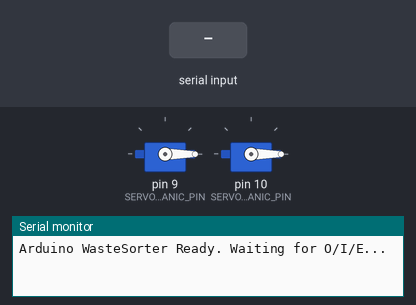
Simulated run of this sketch. Board: Arduino Uno, built with avr-gcc and run on an emulated ATmega328P. Parts: 2 × servo, the last lines printed to the serial monitor. Inputs (shaded band) come from the test bench.

Above: at 1.2 s.
1.3 s: "O\n" received over Serial
At 2.4 s:
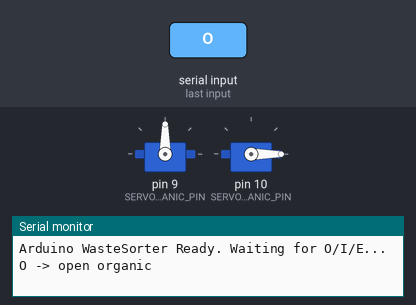
4.2 s: byte 73 ('I') received over Serial
At 4.6 s:
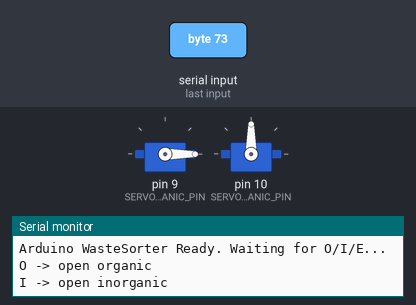
Timing chart, 0 to 7.2 s (numbered marks = the images above; inputs shaded):
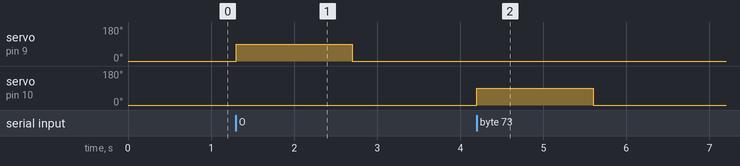

Measured:
- after the input at 1.3 s, servo on pin 9 (SERVO_ORGANIC_PIN): 0° → 90° at once, → 0° 1.4 s later
- after the input at 4.2 s, servo on pin 10 (SERVO_INORGANIC_PIN): 0° → 90° at once, → 0° 1.4 s later

The sketch:

WasteSorter_Arduino.ino
```cpp
/*
  WasteSorter Arduino (MG995 x2) - listens over Serial for:
    'O' -> Organic bin servo
    'I' -> Inorganic bin servo
    'E' -> Empty (do nothing / close both)

  Wiring (MG995):
    - Red  -> External 5V (capable current, 2A+ recommended for 2 servos)
    - Brown/Black -> GND (IMPORTANT: share ground with Arduino GND)
    - Orange -> Signal pin

  Default pins:
    SERVO_ORGANIC   -> D9
    SERVO_INORGANIC -> D10
*/

#include <Servo.h>

static const int SERVO_ORGANIC_PIN = 9;
static const int SERVO_INORGANIC_PIN = 10;

// angles (adjust for your mechanism)
static const int CLOSED_ANGLE = 0;
static const int OPEN_ANGLE   = 90;

// how long to keep bin open (ms)
static const unsigned long OPEN_MS = 1400;

Servo servoO;
Servo servoI;

void closeBoth() {
  servoO.write(CLOSED_ANGLE);
  servoI.write(CLOSED_ANGLE);
}

void openOrganic() {
  servoO.write(OPEN_ANGLE);
  delay(OPEN_MS);
  servoO.write(CLOSED_ANGLE);
}

void openInorganic() {
  servoI.write(OPEN_ANGLE);
  delay(OPEN_MS);
  servoI.write(CLOSED_ANGLE);
}

void setup() {
  Serial.begin(115200);

  servoO.attach(SERVO_ORGANIC_PIN);
  servoI.attach(SERVO_INORGANIC_PIN);

  closeBoth();
  Serial.println("Arduino WasteSorter Ready. Waiting for O/I/E...");
}

void loop() {
  if (!Serial.available()) return;

  char c = (char)Serial.read();

  // ignore newlines
  if (c == '\n' || c == '\r') return;

  if (c == 'E') {
    closeBoth();
    Serial.println("E -> close");
  } else if (c == 'O') {
    Serial.println("O -> open organic");
    openOrganic();
  } else if (c == 'I') {
    Serial.println("I -> open inorganic");
    openInorganic();
  } else {
    // ignore
  }
}
```
